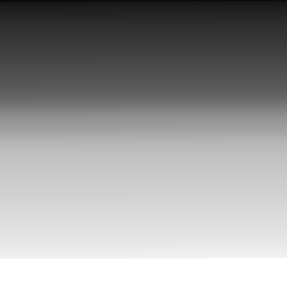
#> input picture TP1/img1_tp.png, 287 x 288 px
$ jupyter execute tp1_parte2_andres_merli.ipynb
#> lines starting #> are read from the running program, lines starting #| are printed output that depends on the picture; after the words box and inside, x2 and y2 are one past the last pixel; in counts of white or black regions, pixels touching at a corner belong together
# TP1 - VP1
### Andrés Merli

# Parte 2:
1. Para las imágenes img1_tp.png y img2_tp.png leerlas con OpenCV en escala de grisas y visualizarlas.
2. Elija el numero de bins que crea conveniente y grafique su histograma, compare los histogramas entre si.
Explicar lo que se observa, si tuviera que entrenar un modelo de clasificación/detección de imágenes,
considera que puede ser de utilidad tomar como ‘features’ a los histogramas?
3. Para la imagen segmentacion.png analice el histograma de los canales RGB. Segmente algunos de los
elementos presentes en la imagen (agua, cielo, tierra) y muestre, aplicando mascaras, las regiones en imágenes
separadas.

[cell 1]
#%matplotlib inline

import numpy as np
import cv2 as cv
import matplotlib.pyplot as plt

Leemos las imagenes con OpenCV en escala de grises y visualizamos

[cell 2]
img1_gray = cv.imread('img1_tp.png', cv.IMREAD_GRAYSCALE)
#> img1_gray is the input picture: shape (288, 287); min 2, max 255, mean 154.8
img2_gray = cv.imread('img2_tp.png', cv.IMREAD_GRAYSCALE)
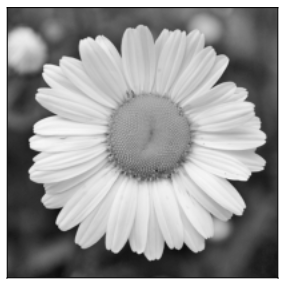
#> input picture TP1/img2_tp.png, 287 x 288 px
#> img2_gray is the input picture: shape (288, 287); min 2, max 255, mean 154.8
plt.imshow(img1_gray, cmap='gray', vmin=0, vmax=255)
plt.show()
plt.imshow(img2_gray, cmap='gray', vmin=0, vmax=255)
plt.show()

Graficamos los Histogramas

[cell 3]
hist1, bins1 = np.histogram(img1_gray.ravel(), 256, [0, 256])
#> hist1 = 256 values, max 8400 at index 255, min 0 at index 0, mean 322.9; bins1 = 257 values from 0 to 256
hist2, bins2 = np.histogram(img2_gray.ravel(), 256, [0, 256])
#> hist2 has the same summary as hist1; bins2 = 257 values from 0 to 256

[cell 4]
plt.subplots(figsize=(15, 5))
plt.subplot(121).set_title("img1"), plt.plot(hist1)
plt.subplot(122).set_title("img2"), plt.plot(hist2)
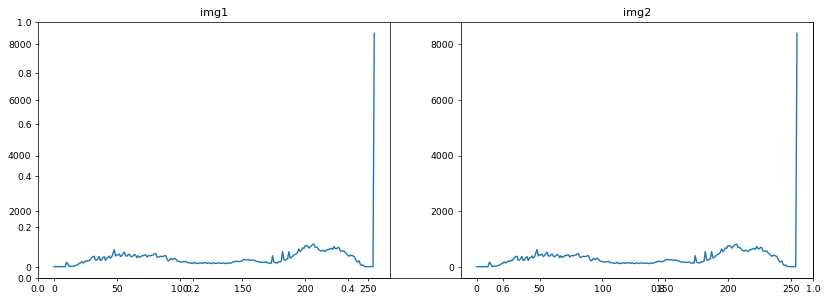
#> figure drawn by matplotlib, 2 panels; panel 1: curve peaks at x = 255, y = 8400; panel 2: curve peaks at x = 255, y = 8400

[cell 5]
(hist1 == hist2).sum()
#> Out = 256

### Se observa que dos imágenes totalmente DISTINTAS presentan histogramas (1D) IDÉNTICOS, es decir con los mismos colores (grises) vemos 2 imagenes diferentes
### Si bien esto no es muy probable, podríamos concluir que quizás no resultaría muy útil considerar como feature a los histogramas de imagenes en escalas de grises para entrenar algun modelo.
### La ocurrencia de esto sería menos probable para imagenes a color, para lo que podríamos utilizar histogramas 2D

## Segmentación

[cell 6]
## Leemos la imagen segmentacion.png

img_color = cv.imread('segmentacion.png')
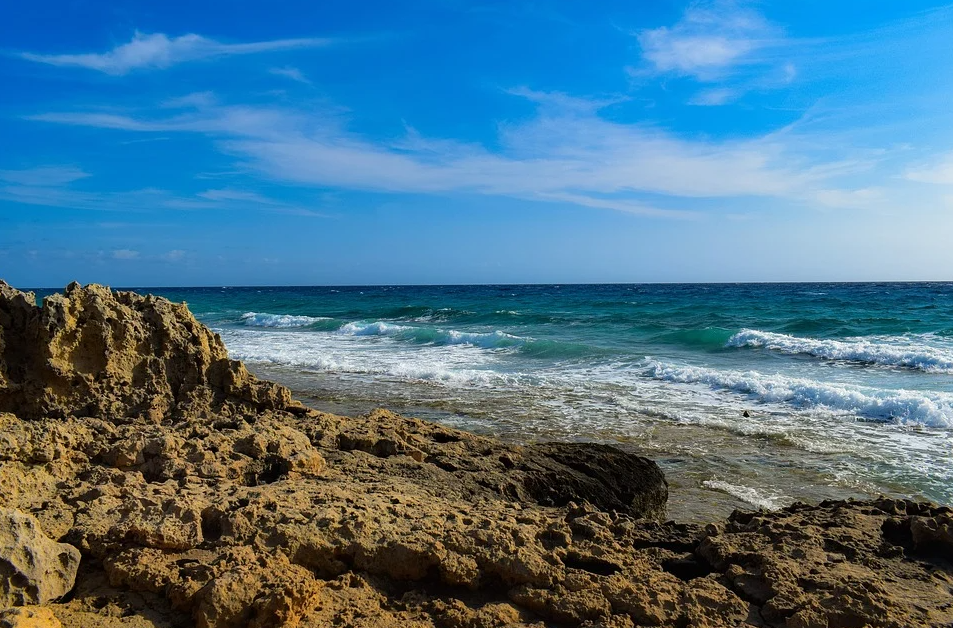
#> input picture TP1/segmentacion.png, 953 x 628 px
#> img_color is the input picture: shape (628, 953, 3); mean B, G, R 139, 116.4, 76.1
imgRGB = cv.cvtColor(img_color, cv.COLOR_BGR2RGB)
plt.imshow(imgRGB)
plt.show()

[cell 7]
imgRGB.shape
#> Out = (628, 953, 3)

[cell 8]
hist_r, bins_r = np.histogram(imgRGB[:,:,0].ravel(), 256, [0, 256])
#> hist_r = 256 values, max 37866 at index 0, min 0 at index 252, mean 2337.8; bins_r = 257 values from 0 to 256
hist_g, bins_g = np.histogram(imgRGB[:,:,1].ravel(), 256, [0, 256])
#> hist_g = 256 values, max 8300 at index 125, min 18 at index 254, mean 2337.8; bins_g = 257 values from 0 to 256
hist_b, bins_b = np.histogram(imgRGB[:,:,2].ravel(), 256, [0, 256])
#> hist_b = 256 values, max 22983 at index 0, min 108 at index 254, mean 2337.8; bins_b = 257 values from 0 to 256

[cell 9]
plt.plot(hist_r)
#> figure, not shown here; curve peaks at x = 0, y = 37866

[cell 10]
plt.plot(hist_g)
#> figure, not shown here; curve peaks at x = 125, y = 8300

[cell 11]
plt.plot(hist_b)
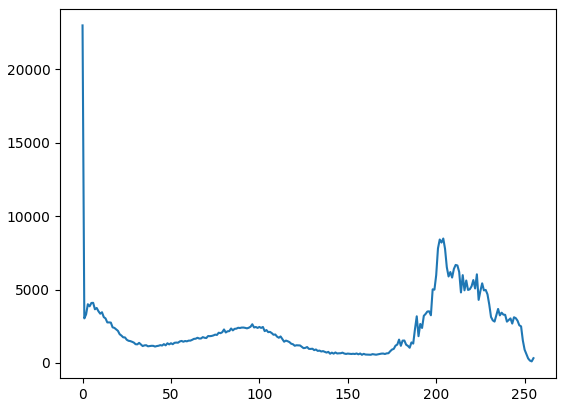
#> figure drawn by matplotlib, 1 panel; curve peaks at x = 0, y = 22983

Se observan algunas posibles "clusters" para testear la segmentación en los canales, sobre todo en los canales g y b.
Vamos a ver la distribución de un perfil para ver si logramos caracterizar cada uno de los elementos de la imagen (agua, cielo y tierra)

[cell 12]
idx_col = 400
perfil_color = imgRGB[:,idx_col]
#> perfil_color = 628 rows, first 8: [0, 108, 201], [0, 108, 201], [0, 106, 200], [0, 106, 200], [0, 106, 200], [0, 106, 200], [0, 108, 201], [0, 108, 201]
plt.plot(perfil_color[:,0], color='r', label='canal rojo')
plt.plot(perfil_color[:,1], color='g', label='canal verde')
plt.plot(perfil_color[:,2], color='b', label='canal azul')
plt.xlabel('Fila')
plt.ylabel('Intensidad')
plt.title(f'Perfil sobre la columna {idx_col}')
plt.grid()
plt.xlim(0, 628)
plt.ylim(0, 255)
plt.legend()
plt.show()
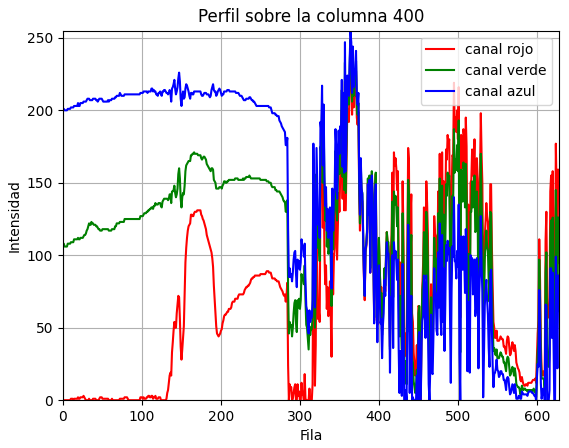
#> figure drawn by matplotlib, 1 panel; curve peaks at x = 364, y = 236; curve peaks at x = 364, y = 249; curve peaks at x = 364, y = 254

En este perfil, el cielo parece tener de manera bastante regular valores entre 180 y 230 aproximadamente. Agua y Tierra no está tan clara la agrupación.

### Cielo

[cell 13]
mask = cv.inRange(imgRGB[:,:,2], 175,  245)
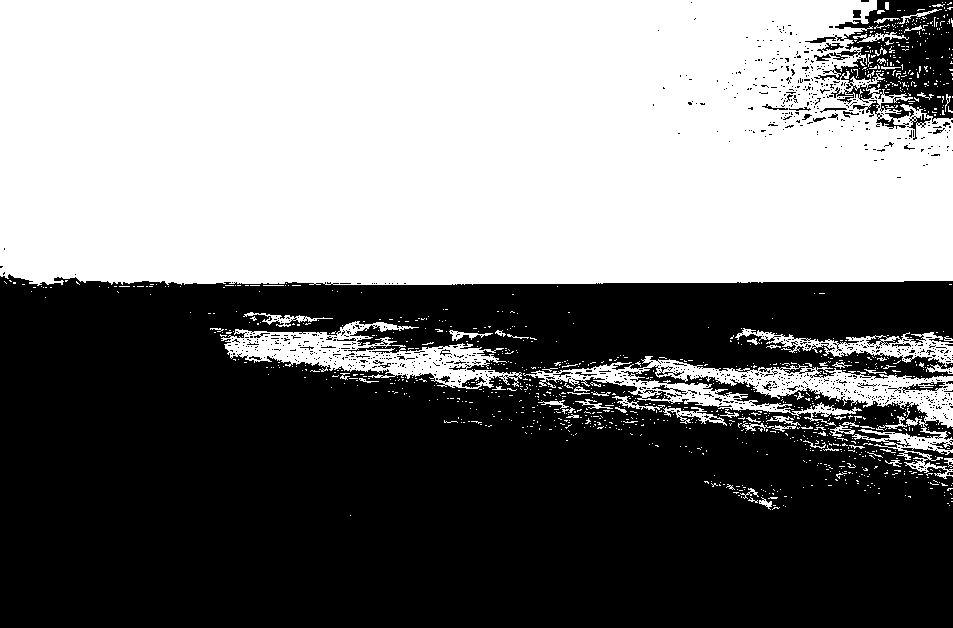
#> mask: shape (628, 953); 47.7% white; 1115 white regions (1043 under 20 px), largest, box (x1, y1, x2, y2) and area: (0, 0, 953, 286) 256941, (523, 356, 953, 479) 11326, (221, 321, 522, 389) 7701
img_segmentada = cv.bitwise_and(imgRGB, imgRGB, mask=mask)
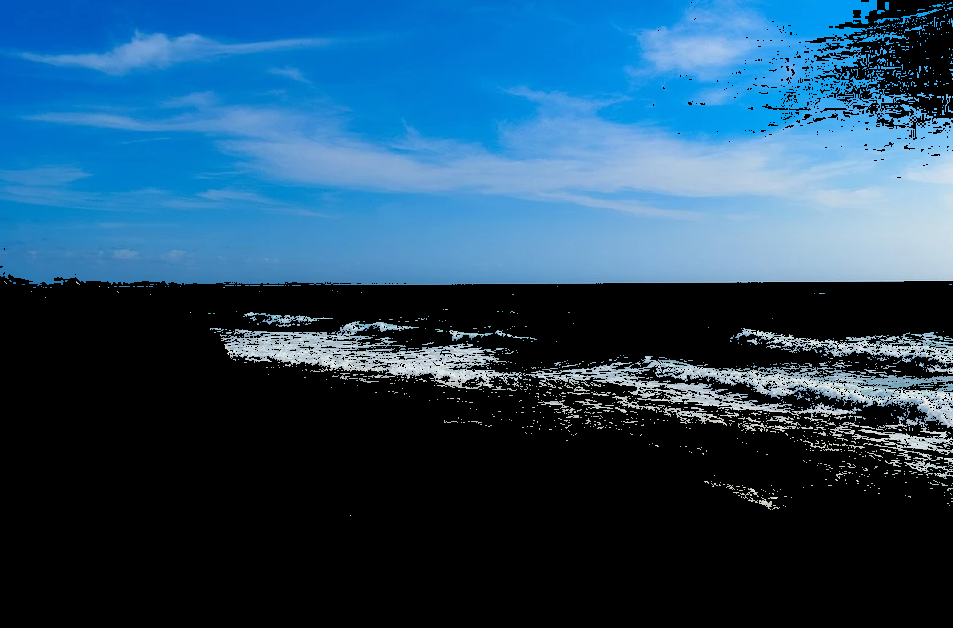
#> img_segmentada: shape (628, 953, 3); mean R, G, B 35.2, 73.6, 101.7

plt.figure(3)
plt.imshow(img_segmentada)
plt.show()

plt.figure(4)
plt.imshow(mask,cmap='gray')
plt.show

## Tierra

[cell 14]
mask = cv.inRange(imgRGB[:,:,1], 0,  40)
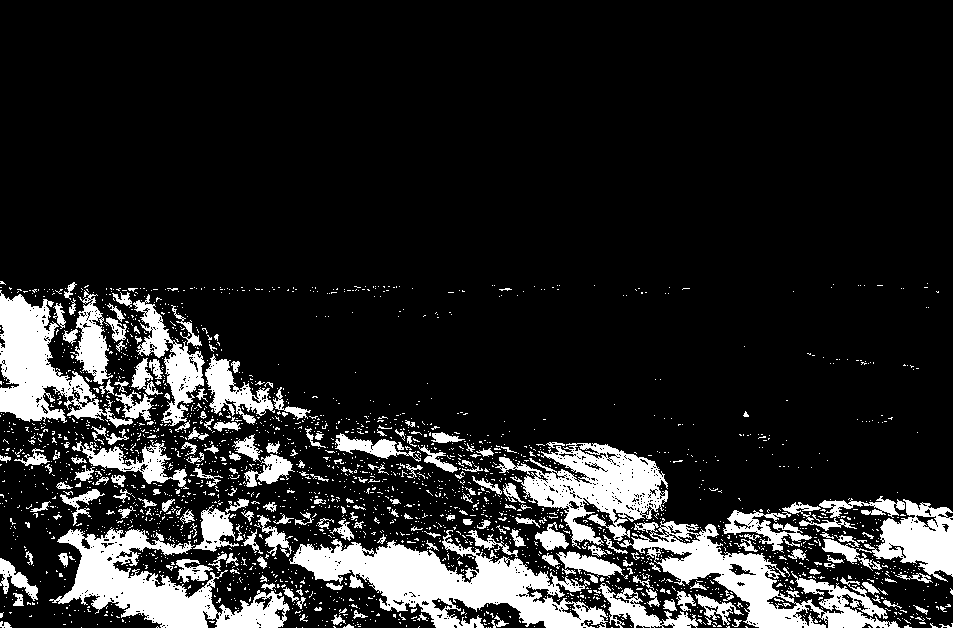
#> mask: shape (628, 953); 15% white; 2491 white regions (2279 under 20 px), largest, box (x1, y1, x2, y2) and area: (289, 530, 608, 628) 12892, (49, 527, 290, 628) 9644, (617, 521, 900, 628) 8831
img_segmentada = cv.bitwise_and(imgRGB, imgRGB, mask=mask)

plt.figure(3)
plt.imshow(img_segmentada)
plt.show()

plt.figure(4)
plt.imshow(mask,cmap='gray')
plt.show

## Agua

[cell 15]
#n_sigma = 5
mask = cv.inRange(imgRGB[:,:,2], 120,  175)
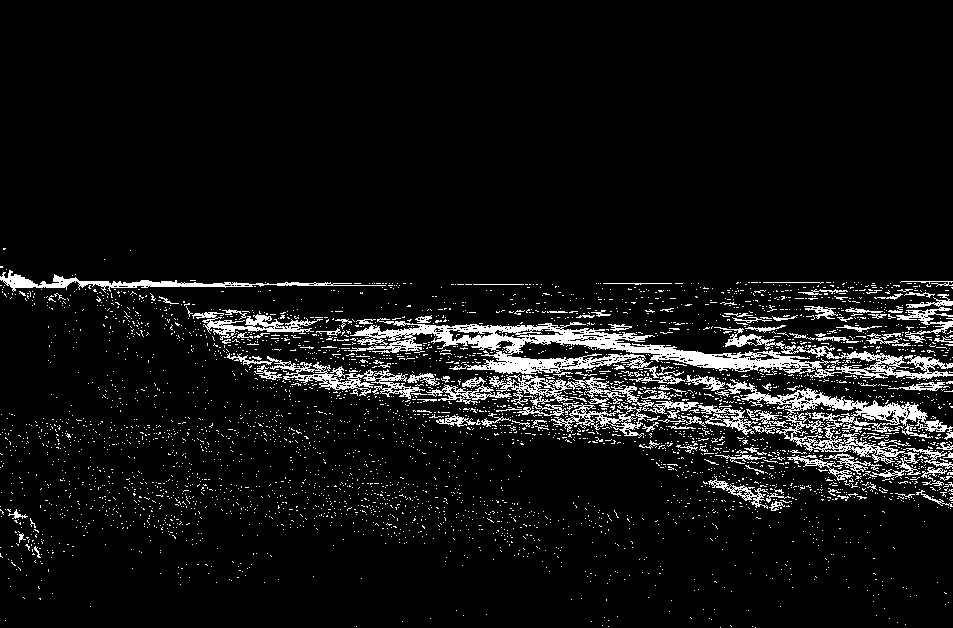
#> mask: shape (628, 953); 7% white in thin lines or dots, all inside (x1, y1, x2, y2) = (0, 248, 953, 628)
img_segmentada = cv.bitwise_and(imgRGB, imgRGB, mask=mask)
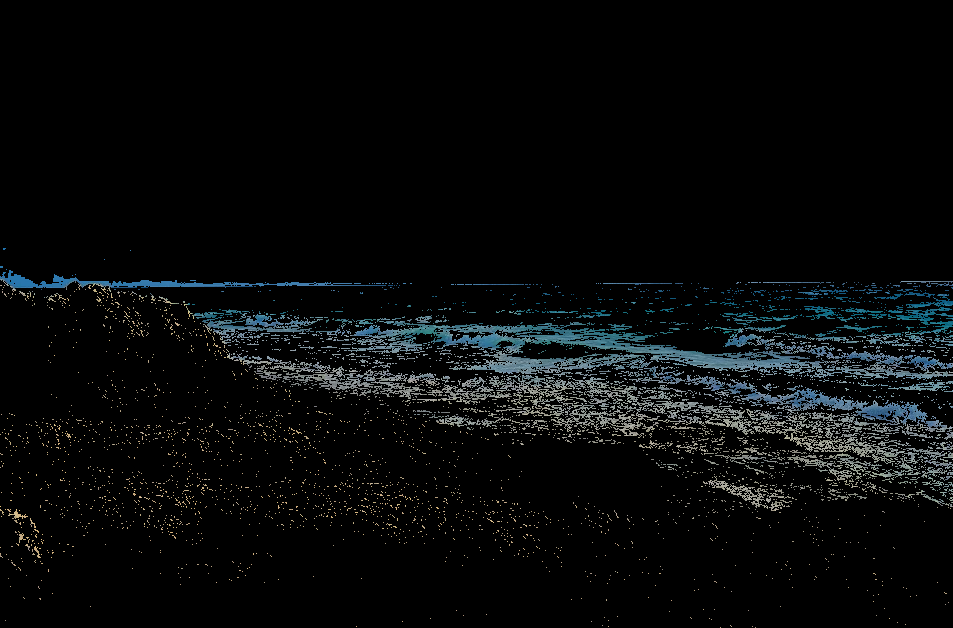
#> img_segmentada: shape (628, 953, 3); mean R, G, B 7.9, 9.7, 10.2

plt.figure(3)
plt.imshow(img_segmentada)
plt.show()

plt.figure(4)
plt.imshow(mask,cmap='gray')
plt.show
